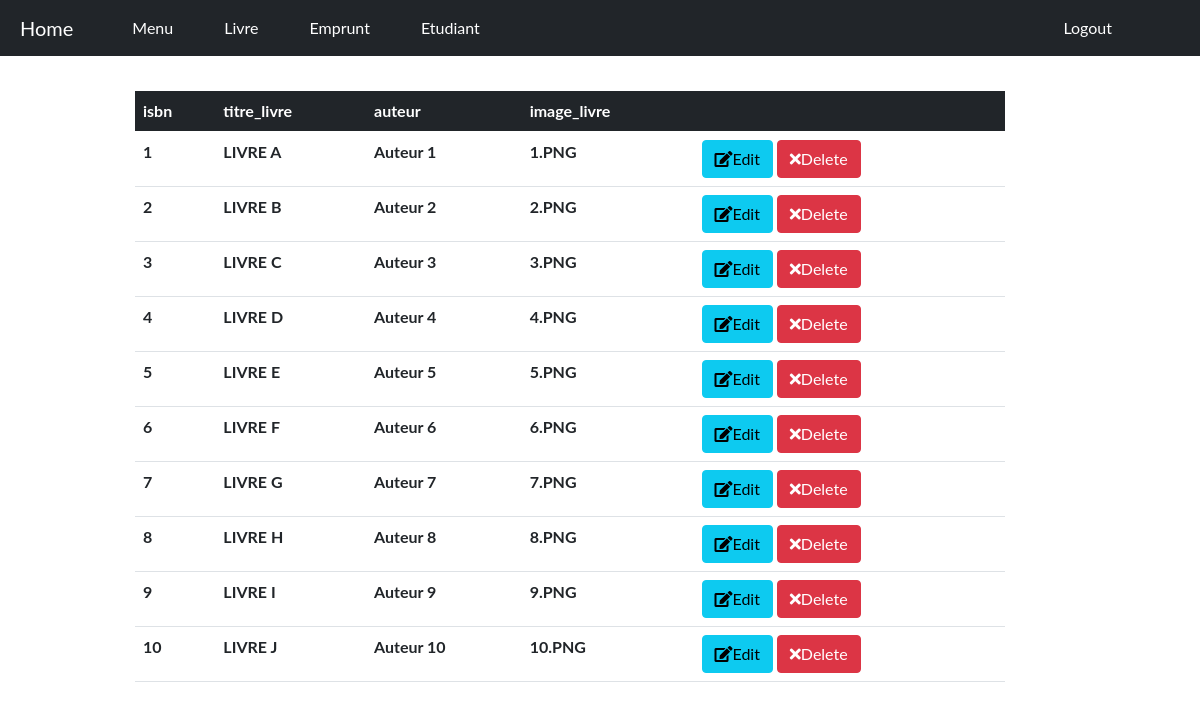
Screenshot of /list_livre.php with the database file from the repository.
### tables this page shows
CREATE TABLE `livre` (
  `isbn` int(11) NOT NULL,
  `titre_livre` varchar(100) NOT NULL,
  `auteur` varchar(40) NOT NULL,
  `image_livre` varchar(45) NOT NULL DEFAULT 'SANS_IMAGE.png'
);

### list_livre.php (the view, shortened to what this page needs)
<?php
 include 'init.php';
$do= isset($_GET['do']) ? $_GET['do'] : 'Manage';
  if($do == 'Manage'){
   	$sql = "SELECT * FROM livre";
   	$result = mysqli_query($conn,$sql);
   	 		echo "
   	 		<div class='content'>
   	 		<table class='table table-hover tab'>
 		 <thead class='table-dark'>
 		 	<tr>
      <th>isbn</th>
      <th>titre_livre</th>
      <th>auteur</th>
      <th>image_livre</th>
      <th></th>
    </tr>
 		  </thead>  <tbody>
 		 ";
   	while ($row = mysqli_fetch_assoc($result)) {
   			echo "	<tr>
      <th>".$row['isbn']."</th>
      <th>" .$row['titre_livre']. "</th>
      <th>" .$row['auteur']. "</th>
      <th>" .$row['image_livre']."</th>
      <th>
        <a href='list_livre.php?do=Edit&isbn=" . $row['isbn'] . "' class='btn btn-info'><i class='fa fa-edit'></i>Edit</a>
        <a href='list_livre.php?do=Delete&isbn=" . $row['isbn'] . "' class='btn btn-danger'><i class='fa fa-times'></i>Delete </a>
      </th>
    </tr> ";
}
echo "  </tbody>
</table></div>";
}
include 'footer.php';
 ?>

### style.css (style rules this page uses)
* { margin: 0; padding:0; box-sizing: border-box; }
body { min-width: 100%; }
.content { margin-top: 20px; margin-left:120px ; padding: 15px; width: 900px; }

### header.php (style rules this page uses)
body { margin: 0; font-family: 'Lato', sans-serif; width:100%; }

### rows the page displays
livre: isbn "1", titre_livre "LIVRE A", auteur "Auteur 1", image_livre "1.PNG"
livre: isbn "2", titre_livre "LIVRE B", auteur "Auteur 2", image_livre "2.PNG"
livre: isbn "3", titre_livre "LIVRE C", auteur "Auteur 3", image_livre "3.PNG"
livre: isbn "4", titre_livre "LIVRE D", auteur "Auteur 4", image_livre "4.PNG"
livre: isbn "5", titre_livre "LIVRE E", auteur "Auteur 5", image_livre "5.PNG"
livre: isbn "6", titre_livre "LIVRE F", auteur "Auteur 6", image_livre "6.PNG"
livre: isbn "7", titre_livre "LIVRE G", auteur "Auteur 7", image_livre "7.PNG"
livre: isbn "8", titre_livre "LIVRE H", auteur "Auteur 8", image_livre "8.PNG"
livre: isbn "9", titre_livre "LIVRE I", auteur "Auteur 9", image_livre "9.PNG"
livre: isbn "10", titre_livre "LIVRE J", auteur "Auteur 10", image_livre "10.PNG"
